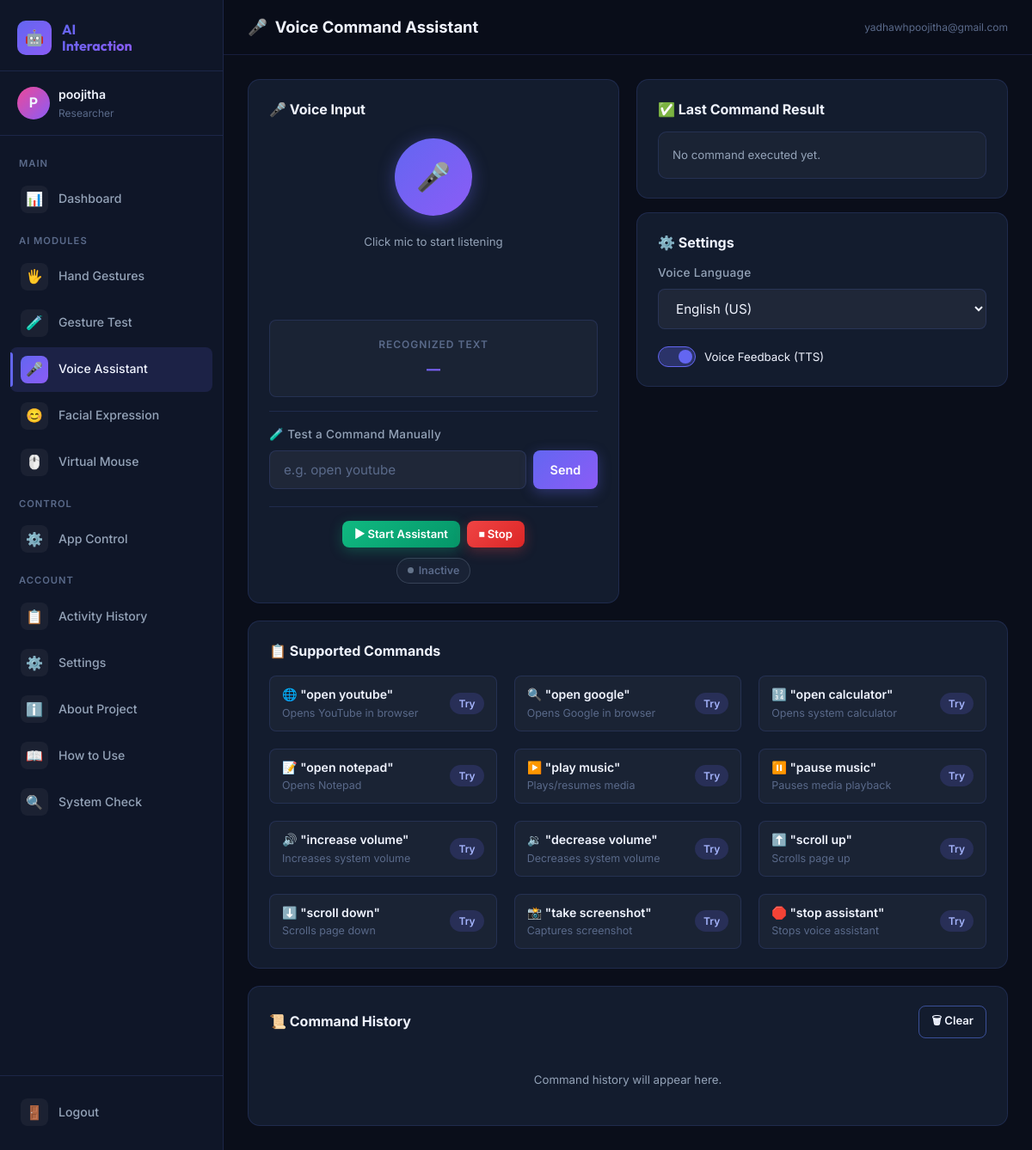
Page /voice (signed in) on the committed database.
### database/database.py (models this page shows, shortened)
class User(UserMixin, db.Model):
    __tablename__ = 'users'
    id = db.Column(db.Integer, primary_key=True)
    username = db.Column(db.String(80), unique=True, nullable=False)
    email = db.Column(db.String(120), unique=True, nullable=False)
    password_hash = db.Column(db.String(256), nullable=False)
    full_name = db.Column(db.String(120))
    avatar = db.Column(db.String(256), default='default.png')
    created_at = db.Column(db.DateTime, default=datetime.utcnow)
    last_login = db.Column(db.DateTime)
    is_active = db.Column(db.Boolean, default=True)
    settings = db.relationship('UserSettings', backref='user', uselist=False, cascade='all, delete-orphan')
    activities = db.relationship('ActivityLog', backref='user', lazy='dynamic', cascade='all, delete-orphan')

class UserSettings(db.Model):
    __tablename__ = 'user_settings'
    id = db.Column(db.Integer, primary_key=True)
    user_id = db.Column(db.Integer, db.ForeignKey('users.id'), unique=True, nullable=False)
    gesture_sensitivity = db.Column(db.Float, default=0.7)
    voice_language = db.Column(db.String(10), default='en-US')
    voice_feedback = db.Column(db.Boolean, default=True)
    camera_enabled = db.Column(db.Boolean, default=True)
    microphone_enabled = db.Column(db.Boolean, default=True)
    theme = db.Column(db.String(20), default='dark')
    default_mode = db.Column(db.String(30), default='multimodal')
    gesture_module = db.Column(db.Boolean, default=True)
    voice_module = db.Column(db.Boolean, default=True)
    facial_module = db.Column(db.Boolean, default=True)
    virtual_mouse_module = db.Column(db.Boolean, default=True)
    updated_at = db.Column(db.DateTime, default=datetime.utcnow, onupdate=datetime.utcnow)

### app.py (the view)
@app.route('/voice')
@login_required
def voice():
    settings = _get_or_create_settings()
    return render_template('voice.html', user=current_user, settings=settings)

### app.py (called while the page is built)
@login_manager.user_loader
def load_user(user_id):
    return User.query.get(int(user_id))

def _get_or_create_settings():
    settings = UserSettings.query.filter_by(user_id=current_user.id).first()
    if not settings:
        settings = UserSettings(user_id=current_user.id)
        db.session.add(settings)
        db.session.commit()
    return settings

### templates/voice.html (shortened to what this page needs)
{% extends "base.html" %}
{% block page_icon %}🎤{% endblock %}
{% block page_title %}Voice Command Assistant{% endblock %}
{% block content %}
<div class="grid grid-2 mb-20">
    <div class="card fade-in" style="text-align:center;">
        <div class="card-title mb-20">🎤 Voice Input</div>
        <div style="display:flex;flex-direction:column;align-items:center;gap:20px;">
            <button class="mic-button" id="mic-btn" onclick="toggleMic()" title="Start/Stop Listening">
                🎤
            </button>
            <div id="mic-status-text" class="text-secondary text-sm">Click mic to start listening</div>
            <div class="detection-box" style="width:100%;" id="recognized-box">
                <div class="detection-label">Recognized Text</div>
                <div class="detection-value" id="recognized-text" style="font-size:1rem;word-break:break-word;">—</div>
            </div>
        </div>
        <div class="separator"></div>
        <div class="form-group" style="text-align:left;">
            <label class="form-label">🧪 Test a Command Manually</label>
            <div style="display:flex;gap:8px;">
                <input type="text" id="manual-cmd" class="form-control" placeholder="e.g. open youtube" />
                <button class="btn btn-primary" onclick="sendManualCommand()">Send</button>
            </div>
        </div>
        <div class="separator"></div>
        <div style="display:flex;gap:8px;justify-content:center;">
            <button class="btn btn-success btn-sm" onclick="startVoice()">▶ Start Assistant</button>
            <button class="btn btn-danger btn-sm" onclick="stopVoice()">⏹ Stop</button>
        </div>
        <div style="margin-top:12px;" id="voice-status-pill">
            <span class="status-pill status-inactive"><span class="dot"></span> Inactive</span>
        </div>
    </div>
    <div style="display:flex;flex-direction:column;gap:16px;">
        <div class="card fade-in">
            <div class="card-title mb-12">✅ Last Command Result</div>
            <div id="cmd-result-box" style="padding:16px;background:rgba(255,255,255,0.03);
           border:1px solid var(--border);border-radius:10px;">
                <p class="text-secondary text-sm">No command executed yet.</p>
            </div>
        </div>
        <div class="card fade-in">
            <div class="card-title mb-12">⚙️ Settings</div>
            <div class="form-group">
                <label class="form-label">Voice Language</label>
                <select class="form-control" id="voice-lang">
                    <option value="en-US" {% if settings.voice_language=='en-US' %}selected{% endif %}>English (US)
                    </option>
                </select>
            </div>
            <div class="toggle-switch">
                <label class="toggle-track" for="voice-feedback-toggle"></label>
                <span class="text-sm">Voice Feedback (TTS)</span>
            </div>
        </div>
    </div>
</div>
<div class="card fade-in mb-20">
    <div class="card-title mb-16">📋 Supported Commands</div>
    <div class="grid grid-3">
        {% for phrase, desc, icon in cmds %}
        <div class="command-item fade-in" onclick="sendManualCommand2('{{ phrase }}')" style="cursor:pointer;"
            title="Click to test">
            <div>
                <div class="command-phrase">{{ icon }} "{{ phrase }}"</div>
                <div class="command-action">{{ desc }}</div>
            </div>
            <span class="badge badge-primary">Try</span>
        </div>
        {% endfor %}
    </div>
</div>
<div class="card fade-in">
    <div class="card-header">
        <div class="card-title">📜 Command History</div>
        <button class="btn btn-outline btn-sm" onclick="clearCmdHistory()">🗑 Clear</button>
    </div>
    <div class="activity-feed" id="voice-history">
        <p class="text-secondary text-sm text-center" style="padding:20px;">
            Command history will appear here.
        </p>
    </div>
</div>
{% endblock %}

### templates/base.html (shortened to what this page needs)
<!DOCTYPE html>
<html lang="en">
<head>
  <link rel="stylesheet" href="{{ url_for('static', filename='css/style.css') }}" />
</head>
<body class="fade-in">
  <div class="app-layout">
    <aside class="sidebar" id="sidebar">
      <div class="sidebar-brand">
        <div class="brand-icon">🤖</div>
        <div class="brand-text">AI<br />Interaction</div>
      </div>
      <div class="sidebar-user">
        <div class="user-avatar">{{ current_user.username[0]|upper }}</div>
        <div class="user-info">
          <div class="user-name">{{ current_user.full_name or current_user.username }}</div>
          <div class="user-role">Researcher</div>
        </div>
      </div>
      <nav class="sidebar-nav">
        <div class="nav-section-label">Main</div>
        <a href="{{ url_for('dashboard') }}" class="nav-link {% if request.endpoint=='dashboard' %}active{% endif %}">
          <span class="nav-icon">📊</span> Dashboard
        </a>
        <div class="nav-section-label">AI Modules</div>
        <a href="{{ url_for('gestures') }}" class="nav-link {% if request.endpoint=='gestures' %}active{% endif %}">
          <span class="nav-icon">🖐️</span> Hand Gestures
        </a>
        <a href="{{ url_for('gesture_test') }}"
          class="nav-link {% if request.endpoint=='gesture_test' %}active{% endif %}">
          <span class="nav-icon">🧪</span> Gesture Test
        </a>
        <a href="{{ url_for('voice') }}" class="nav-link {% if request.endpoint=='voice' %}active{% endif %}">
          <span class="nav-icon">🎤</span> Voice Assistant
        </a>
        <a href="{{ url_for('facial') }}" class="nav-link {% if request.endpoint=='facial' %}active{% endif %}">
          <span class="nav-icon">😊</span> Facial Expression
        </a>
        <a href="{{ url_for('virtual_mouse_page') }}"
          class="nav-link {% if request.endpoint=='virtual_mouse_page' %}active{% endif %}">
          <span class="nav-icon">🖱️</span> Virtual Mouse
        </a>
        <div class="nav-section-label">Control</div>
        <a href="{{ url_for('applications') }}"
          class="nav-link {% if request.endpoint=='applications' %}active{% endif %}">
          <span class="nav-icon">⚙️</span> App Control
        </a>
        <div class="nav-section-label">Account</div>
        <a href="{{ url_for('history') }}" class="nav-link {% if request.endpoint=='history' %}active{% endif %}">
          <span class="nav-icon">📋</span> Activity History
        </a>
        <a href="{{ url_for('settings_page') }}"
          class="nav-link {% if request.endpoint=='settings_page' %}active{% endif %}">
          <span class="nav-icon">⚙️</span> Settings
        </a>
        <a href="{{ url_for('about') }}" class="nav-link {% if request.endpoint=='about' %}active{% endif %}">
          <span class="nav-icon">ℹ️</span> About Project
        </a>
        <a href="{{ url_for('how_to_use') }}" class="nav-link {% if request.endpoint=='how_to_use' %}active{% endif %}">
          <span class="nav-icon">📖</span> How to Use
        </a>
        <a href="{{ url_for('system_check') }}"
          class="nav-link {% if request.endpoint=='system_check' %}active{% endif %}">
          <span class="nav-icon">🔍</span> System Check
        </a>
      </nav>
      <div class="sidebar-footer">
        <a href="{{ url_for('logout') }}" class="nav-link">
          <span class="nav-icon">🚪</span> Logout
        </a>
      </div>
    </aside>
    <div class="main-content">
      <header class="topbar">
        <div class="topbar-title">
          {% block page_icon %}📊{% endblock %}
          &nbsp;{% block page_title %}Dashboard{% endblock %}
        </div>
        <div class="topbar-right">
          <span class="text-xs text-muted">{{ current_user.email }}</span>
        </div>
      </header>
      <main class="page-content">
        {% block content %}{% endblock %}
      </main>
    </div>
  </div>
</body>
</html>

### rows in the picture
User: username "P", full_name "poojitha", email "yadhawhpoojitha@gmail.com"
UserSettings: voice_language "English (US)"

### other values in the picture
{{ icon }} "🌐" "🔍" "🔢" "📝" "▶️" "⏸️" "🔊" "🔉" "⬆️" "⬇️" "📸" "🛑"
{{ phrase }} "open youtube" "open google" "open calculator" "open notepad" "play music" "pause music" "increase volume" "decrease volume" "scroll up" "scroll down" "take screenshot" "stop assistant"
{{ desc }} "Opens YouTube in browser" "Opens Google in browser" "Opens system calculator" "Opens Notepad" "Plays/resumes media" "Pauses media playback" "Increases system volume" "Decreases system volume" "Scrolls page up" "Scrolls page down" "Captures screenshot" "Stops voice assistant"
